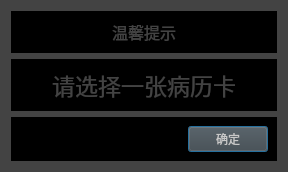
<?xml version="1.0" encoding="UTF-8"?>
<ui version="4.0">
 <class>Warning</class>
 <widget class="QDialog" name="Warning">
  <property name="geometry">
   <rect>
    <x>0</x>
    <y>0</y>
    <width>288</width>
    <height>147</height>
   </rect>
  </property>
  <property name="windowTitle">
   <string>Dialog</string>
  </property>
  <property name="styleSheet">
   <string notr="true">background-color:rgb(67, 67, 67)</string>
  </property>
  <layout class="QVBoxLayout" name="verticalLayout">
   <item>
    <widget class="QWidget" name="widget" native="true">
     <property name="styleSheet">
      <string notr="true">background-color:rgb(0, 0, 0)</string>
     </property>
     <layout class="QGridLayout" name="gridLayout">
      <item row="0" column="0">
       <widget class="QLabel" name="label">
        <property name="font">
         <font>
          <pointsize>12</pointsize>
         </font>
        </property>
        <property name="styleSheet">
         <string notr="true">color:rgb(67, 67, 67)</string>
        </property>
        <property name="text">
         <string>温馨提示</string>
        </property>
        <property name="alignment">
         <set>Qt::AlignCenter</set>
        </property>
       </widget>
      </item>
     </layout>
    </widget>
   </item>
   <item>
    <widget class="QWidget" name="widget_2" native="true">
     <property name="sizePolicy">
      <sizepolicy hsizetype="Expanding" vsizetype="Preferred">
       <horstretch>0</horstretch>
       <verstretch>0</verstretch>
      </sizepolicy>
     </property>
     <property name="styleSheet">
      <string notr="true">background-color:rgb(0, 0, 0)</string>
     </property>
     <layout class="QGridLayout" name="gridLayout_2">
      <item row="0" column="0">
       <widget class="QLabel" name="labelInfo">
        <property name="font">
         <font>
          <pointsize>17</pointsize>
         </font>
        </property>
        <property name="styleSheet">
         <string notr="true">color:rgb(67, 67, 67)</string>
        </property>
        <property name="text">
         <string>请选择一张病历卡</string>
        </property>
        <property name="alignment">
         <set>Qt::AlignCenter</set>
        </property>
       </widget>
      </item>
     </layout>
    </widget>
   </item>
   <item>
    <widget class="QWidget" name="widget_3" native="true">
     <property name="styleSheet">
      <string notr="true">background-color:rgb(0, 0, 0)</string>
     </property>
     <layout class="QHBoxLayout" name="horizontalLayout">
      <item>
       <spacer name="horizontalSpacer">
        <property name="orientation">
         <enum>Qt::Horizontal</enum>
        </property>
        <property name="sizeHint" stdset="0">
         <size>
          <width>40</width>
          <height>20</height>
         </size>
        </property>
       </spacer>
      </item>
      <item>
       <widget class="QPushButton" name="btnOK">
        <property name="palette">
         <palette>
          <active>
           <colorrole role="Button">
            <brush brushstyle="SolidPattern">
             <color alpha="255">
              <red>67</red>
              <green>67</green>
              <blue>67</blue>
             </color>
            </brush>
           </colorrole>
           <colorrole role="ButtonText">
            <brush brushstyle="SolidPattern">
             <color alpha="255">
              <red>200</red>
              <green>200</green>
              <blue>200</blue>
             </color>
            </brush>
           </colorrole>
           <colorrole role="Base">
            <brush brushstyle="SolidPattern">
             <color alpha="255">
              <red>67</red>
              <green>67</green>
              <blue>67</blue>
             </color>
            </brush>
           </colorrole>
           <colorrole role="Window">
            <brush brushstyle="SolidPattern">
             <color alpha="255">
              <red>67</red>
              <green>67</green>
              <blue>67</blue>
             </color>
            </brush>
           </colorrole>
          </active>
          <inactive>
           <colorrole role="Button">
            <brush brushstyle="SolidPattern">
             <color alpha="255">
              <red>67</red>
              <green>67</green>
              <blue>67</blue>
             </color>
            </brush>
           </colorrole>
           <colorrole role="ButtonText">
            <brush brushstyle="SolidPattern">
             <color alpha="255">
              <red>200</red>
              <green>200</green>
              <blue>200</blue>
             </color>
            </brush>
           </colorrole>
           <colorrole role="Base">
            <brush brushstyle="SolidPattern">
             <color alpha="255">
              <red>67</red>
              <green>67</green>
              <blue>67</blue>
             </color>
            </brush>
           </colorrole>
           <colorrole role="Window">
            <brush brushstyle="SolidPattern">
             <color alpha="255">
              <red>67</red>
              <green>67</green>
              <blue>67</blue>
             </color>
            </brush>
           </colorrole>
          </inactive>
          <disabled>
           <colorrole role="Button">
            <brush brushstyle="SolidPattern">
             <color alpha="255">
              <red>67</red>
              <green>67</green>
              <blue>67</blue>
             </color>
            </brush>
           </colorrole>
           <colorrole role="ButtonText">
            <brush brushstyle="SolidPattern">
             <color alpha="255">
              <red>120</red>
              <green>120</green>
              <blue>120</blue>
             </color>
            </brush>
           </colorrole>
           <colorrole role="Base">
            <brush brushstyle="SolidPattern">
             <color alpha="255">
              <red>67</red>
              <green>67</green>
              <blue>67</blue>
             </color>
            </brush>
           </colorrole>
           <colorrole role="Window">
            <brush brushstyle="SolidPattern">
             <color alpha="255">
              <red>67</red>
              <green>67</green>
              <blue>67</blue>
             </color>
            </brush>
           </colorrole>
          </disabled>
         </palette>
        </property>
        <property name="styleSheet">
         <string notr="true">background-color:rgb(67, 67, 67)</string>
        </property>
        <property name="text">
         <string>确定</string>
        </property>
       </widget>
      </item>
     </layout>
    </widget>
   </item>
  </layout>
 </widget>
 <resources/>
 <connections/>
</ui>
